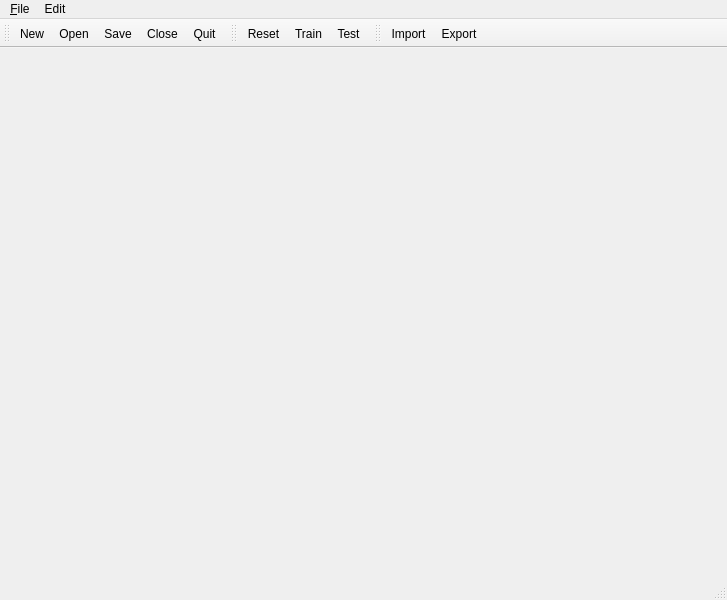
<ui version="4.0" >
 <class>BreadFanMain</class>
 <widget class="QMainWindow" name="BreadFanMain" >
  <property name="geometry" >
   <rect>
    <x>0</x>
    <y>0</y>
    <width>727</width>
    <height>600</height>
   </rect>
  </property>
  <property name="windowTitle" >
   <string>BreadFan</string>
  </property>
  <widget class="QWidget" name="centralwidget" >
   <property name="geometry" >
    <rect>
     <x>0</x>
     <y>53</y>
     <width>727</width>
     <height>528</height>
    </rect>
   </property>
  </widget>
  <widget class="QMenuBar" name="menubar" >
   <property name="geometry" >
    <rect>
     <x>0</x>
     <y>0</y>
     <width>727</width>
     <height>19</height>
    </rect>
   </property>
   <widget class="QMenu" name="menuFile" >
    <property name="title" >
     <string>&amp;File</string>
    </property>
    <addaction name="actionNew" />
    <addaction name="actionOpen" />
    <addaction name="actionRecent" />
    <addaction name="separator" />
    <addaction name="actionSave" />
    <addaction name="actionSaveAs" />
    <addaction name="separator" />
    <addaction name="actionClose" />
    <addaction name="separator" />
    <addaction name="actionQuit" />
   </widget>
   <widget class="QMenu" name="menuEdit" >
    <property name="title" >
     <string>Edit</string>
    </property>
    <addaction name="actionReset" />
    <addaction name="actionTrain" />
    <addaction name="actionTest" />
   </widget>
   <addaction name="menuFile" />
   <addaction name="menuEdit" />
  </widget>
  <widget class="QStatusBar" name="statusbar" >
   <property name="geometry" >
    <rect>
     <x>0</x>
     <y>581</y>
     <width>727</width>
     <height>19</height>
    </rect>
   </property>
  </widget>
  <widget class="QToolBar" name="toolBar" >
   <property name="geometry" >
    <rect>
     <x>0</x>
     <y>19</y>
     <width>196</width>
     <height>34</height>
    </rect>
   </property>
   <property name="windowTitle" >
    <string>toolBar</string>
   </property>
   <attribute name="toolBarArea" >
    <enum>TopToolBarArea</enum>
   </attribute>
   <attribute name="toolBarBreak" >
    <bool>false</bool>
   </attribute>
   <addaction name="actionNew" />
   <addaction name="actionOpen" />
   <addaction name="actionSave" />
   <addaction name="actionClose" />
   <addaction name="actionQuit" />
  </widget>
  <widget class="QToolBar" name="toolBar_2" >
   <property name="geometry" >
    <rect>
     <x>196</x>
     <y>19</y>
     <width>124</width>
     <height>34</height>
    </rect>
   </property>
   <property name="windowTitle" >
    <string>toolBar_2</string>
   </property>
   <attribute name="toolBarArea" >
    <enum>TopToolBarArea</enum>
   </attribute>
   <attribute name="toolBarBreak" >
    <bool>false</bool>
   </attribute>
   <addaction name="actionReset" />
   <addaction name="actionTrain" />
   <addaction name="actionTest" />
  </widget>
  <widget class="QToolBar" name="networkToolBar" >
   <property name="geometry" >
    <rect>
     <x>320</x>
     <y>19</y>
     <width>407</width>
     <height>34</height>
    </rect>
   </property>
   <property name="windowTitle" >
    <string>toolBar_3</string>
   </property>
   <property name="toolButtonStyle" >
    <enum>Qt::ToolButtonTextBesideIcon</enum>
   </property>
   <attribute name="toolBarArea" >
    <enum>TopToolBarArea</enum>
   </attribute>
   <attribute name="toolBarBreak" >
    <bool>false</bool>
   </attribute>
   <addaction name="actionImport" />
   <addaction name="actionExport" />
  </widget>
  <action name="actionNew" >
   <property name="text" >
    <string>&amp;New...</string>
   </property>
   <property name="shortcut" >
    <string>Ctrl+N</string>
   </property>
  </action>
  <action name="actionOpen" >
   <property name="text" >
    <string>&amp;Open...</string>
   </property>
   <property name="shortcut" >
    <string>Ctrl+O</string>
   </property>
  </action>
  <action name="actionRecent" >
   <property name="text" >
    <string>Recent</string>
   </property>
  </action>
  <action name="actionSave" >
   <property name="text" >
    <string>&amp;Save</string>
   </property>
   <property name="shortcut" >
    <string>Ctrl+S</string>
   </property>
  </action>
  <action name="actionSaveAs" >
   <property name="text" >
    <string>Save &amp;As...</string>
   </property>
  </action>
  <action name="actionClose" >
   <property name="text" >
    <string>&amp;Close</string>
   </property>
   <property name="shortcut" >
    <string>Ctrl+W</string>
   </property>
  </action>
  <action name="actionQuit" >
   <property name="text" >
    <string>&amp;Quit</string>
   </property>
   <property name="shortcut" >
    <string>Ctrl+Q</string>
   </property>
  </action>
  <action name="actionReset" >
   <property name="text" >
    <string>Reset</string>
   </property>
  </action>
  <action name="actionTrain" >
   <property name="text" >
    <string>Train</string>
   </property>
  </action>
  <action name="actionTest" >
   <property name="text" >
    <string>Test</string>
   </property>
  </action>
  <action name="actionImport" >
   <property name="icon" >
    <iconset resource="profit.qrc" >
     <normaloff>:/images/icons/fileopen.png</normaloff>:/images/icons/fileopen.png</iconset>
   </property>
   <property name="text" >
    <string>Import</string>
   </property>
   <property name="shortcut" >
    <string>Ctrl+I</string>
   </property>
  </action>
  <action name="actionExport" >
   <property name="icon" >
    <iconset resource="profit.qrc" >
     <normaloff>:/images/icons/filter.png</normaloff>:/images/icons/filter.png</iconset>
   </property>
   <property name="text" >
    <string>Export</string>
   </property>
   <property name="shortcut" >
    <string>Ctrl+E</string>
   </property>
  </action>
 </widget>
 <resources>
  <include location="profit.qrc" />
 </resources>
 <connections>
  <connection>
   <sender>actionQuit</sender>
   <signal>activated()</signal>
   <receiver>BreadFanMain</receiver>
   <slot>close()</slot>
   <hints>
    <hint type="sourcelabel" >
     <x>-1</x>
     <y>-1</y>
    </hint>
    <hint type="destinationlabel" >
     <x>259</x>
     <y>299</y>
    </hint>
   </hints>
  </connection>
 </connections>
</ui>
